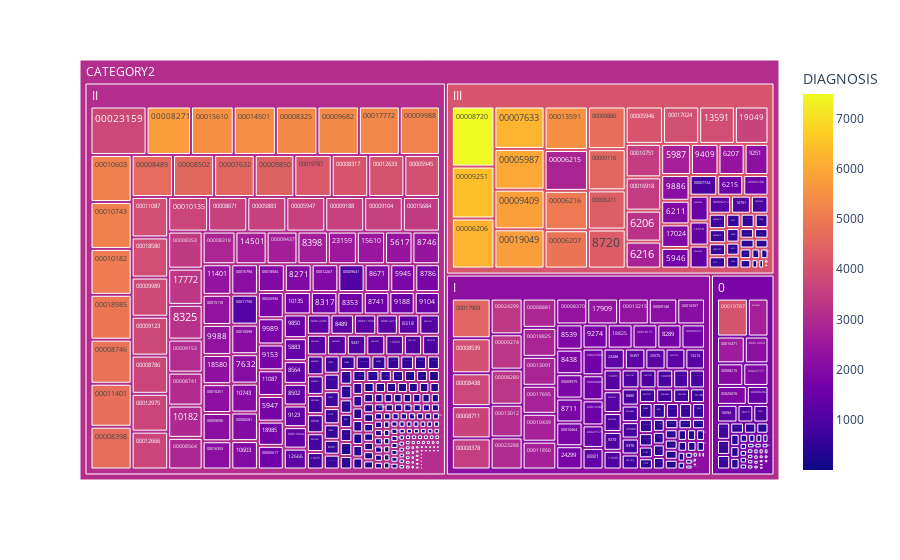

Write notebook code for a chart like this one.
### Markdown cell above
numero de diagnosticos distintos por hospitales, un grafico por categoria
#### Diagnoses qty by hospitals and hospital category

### Code cell
HOSPITAL_PARAMETER = 'CO_IPRESS'

def category_label(val):
    category_label = None
    if val in ['I-3', 'I-4']:
        category_label = 'I'
    elif val in ['II-1', 'II-2', 'II-E']:
        category_label = 'II'
    elif val in ['III-1', 'III-2', 'III-E']:
        category_label = 'III'
    else:
        pass
        category_label = '0'
    return category_label

data_temp = data_lima_m.groupby(['CATEGORY', HOSPITAL_PARAMETER,'DIAGNOSIS']).agg({ 'QTY_PEOPLE_SERVED': "sum"})
data_temp = data_temp.reset_index()
data_temp = data_temp.groupby(['CATEGORY', HOSPITAL_PARAMETER]).agg({ 'DIAGNOSIS': "count"})
data_temp = data_temp.reset_index()
data_temp['CATEGORY2'] = data_temp['CATEGORY'].apply(lambda x : category_label(x))

fig = px.treemap(data_temp,
                 path=[px.Constant('CATEGORY2'),'CATEGORY2', 'CO_IPRESS'],
                 values='DIAGNOSIS',
                 color='DIAGNOSIS',
                 hover_data=['DIAGNOSIS'])
fig.show()

### Figure 1 — Plotly figure (JSON) as saved in the notebook; plotly's stock layout.template omitted (floating-point values rounded to 4 significant figures; data arrays with more than 128 entries replaced by an {"elided": "..."} marker saying what was removed)
{"data": [{"branchvalues": "total", "customdata": {"elided": "576x2 float values"}, "domain": {"x": [0, 1], "y": [0, 1]}, "hovertemplate": "labels=%{label}<br>DIAGNOSIS_sum=%{value}<br>parent=%{parent}<br>id=%{id}<br>DIAGNOSIS=%{color}<extra></extra>", "ids": {"elided": "576 str values"}, "labels": {"elided": "576 str values"}, "marker": {"coloraxis": "coloraxis", "colors": {"elided": "576 float values"}}, "name": "", "parents": {"elided": "576 str values"}, "type": "treemap", "values": {"elided": "576 int values"}}], "layout": {"coloraxis": {"colorbar": {"title": {"text": "DIAGNOSIS"}}, "colorscale": [[0, "#0d0887"], [0.1111, "#46039f"], [0.2222, "#7201a8"], [0.3333, "#9c179e"], [0.4444, "#bd3786"], [0.5556, "#d8576b"], [0.6667, "#ed7953"], [0.7778, "#fb9f3a"], [0.8889, "#fdca26"], [1, "#f0f921"]]}, "legend": {"tracegroupgap": 0}, "margin": {"t": 60}}}
